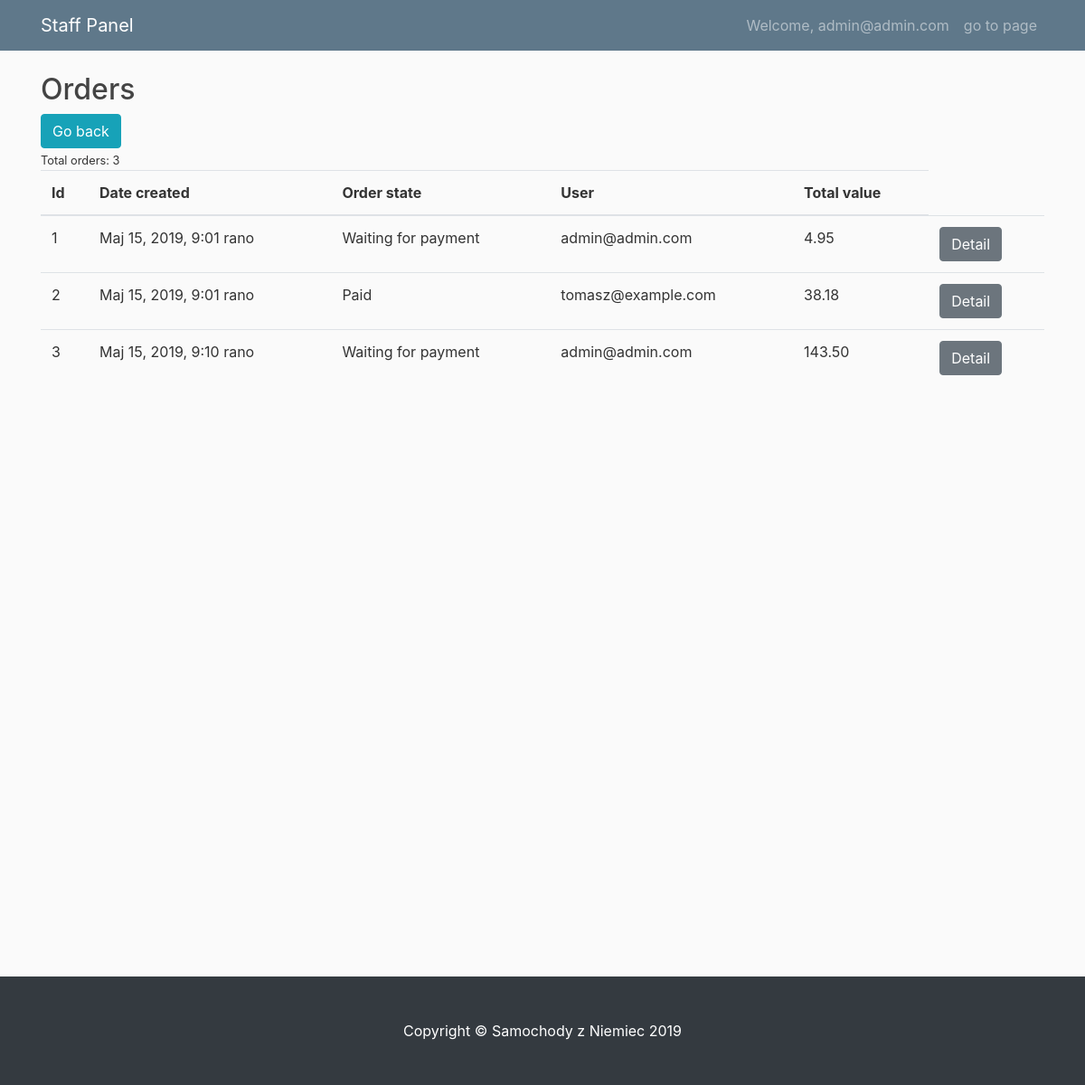
Page /staff/order_list (signed in) on the earlier database version.
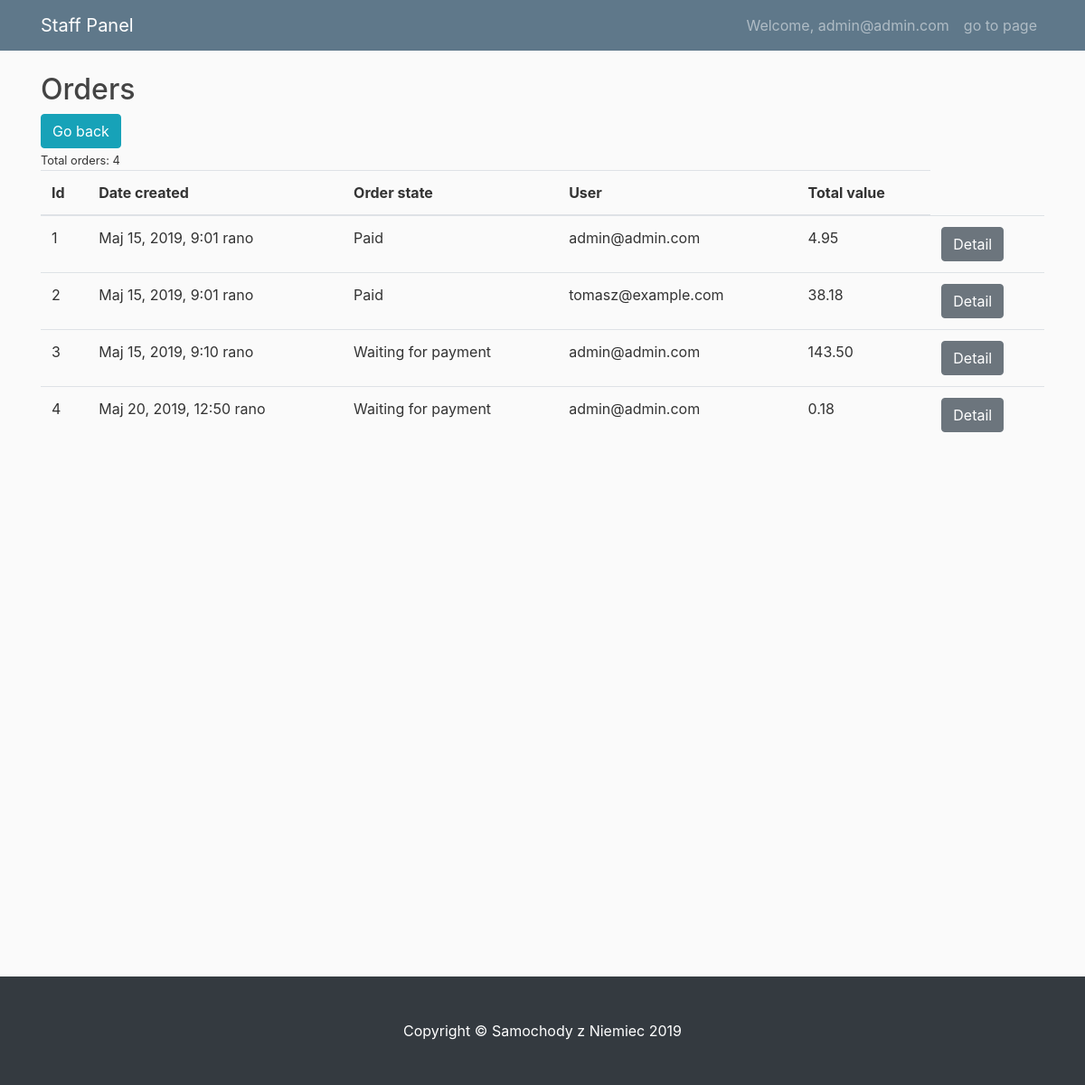
Same page on the later database version.
### orders/models.py (models this page shows, shortened)
class Order(models.Model):
    address = models.ForeignKey(Address, on_delete=models.DO_NOTHING)
    user = models.ForeignKey(User, on_delete=models.DO_NOTHING)
    created = models.DateTimeField(auto_now_add=True)
    updated = models.DateTimeField(auto_now=True)
    paid = models.BooleanField(default=False)
    class Meta:
        ordering = ("created",)
    def get_total_cost(self):
        return sum(item.get_cost() for item in self.items.all())

class OrderItem(models.Model):
    order = models.ForeignKey(Order, related_name="items", on_delete=models.CASCADE)
    product = models.ForeignKey(
        Product, related_name="order_items", on_delete=models.CASCADE
    )
    price = models.DecimalField(max_digits=10, decimal_places=2)
    quantity = models.PositiveIntegerField(default=1)
    def get_cost(self):
        return self.price * self.quantity

### account/models.py (models this page shows, shortened)
class User(AbstractBaseUser):
    email = models.EmailField(max_length=255, unique=True)
    is_active = models.BooleanField(default=True)  # can login
    is_staff = models.BooleanField(default=False)  # staff user non superuser
    is_admin = models.BooleanField(default=False)  # superuser
    created = models.DateTimeField(auto_now_add=True)
    updated = models.DateTimeField(auto_now=True)
    USERNAME_FIELD = "email"  # username
    REQUIRED_FIELDS = []
    objects = UserManager()
    def __str__(self):
        return self.email

### staff/decorators.py (the view)
    def wrap(request, *args, **kwargs):
        if request.user.is_authenticated and request.user.is_staff:
            return func(request, *args, **kwargs)
        elif request.user.is_authenticated:
            return redirect("shop:index")
        else:
            return redirect("account:login")

### cart/context_processors.py (called while the page is built)
def cart(request):
    return {'cart': Cart(request)}

### staff/templates/staff/order_list.html
{% extends 'staff/base.html' %}
{% load crispy_forms_tags %}
{% block content %}
<div class="row">
    <div class="col">
        <div>
            <h2>Orders</h2>
            <div class="row">
                <div class="col">
                    <a href="{% url 'staff:panel' %}" class="btn btn-info">Go back</a>
                </div>
            </div>
        </div>
        {% with orders.count as total_orders %}
        <small>Total orders: {{total_orders}} </small>
        {% endwith%}
        <table class="table table-hover">
            <thead>
                <tr>
                    <th scope="col">Id</th>
                    <th scope="col">Date created</th>
                    <th scope="col">Order state</th>
                    <th scope="col">User</th>
                    <th scope="col">Total value</th>
                </tr>
            </thead>
            <tbody>
                {% for order in orders %}
                <tr>
                    <td>{{order.id}} </td>
                    <td>{{order.created}}</td>
                    <td>{% if order.paid %}Paid{% else %}Waiting for payment
                        {% endif %}</td>
                    <td>{{order.user}}</td>
                    <td> {{order.get_total_cost}}</td>
                    <td><a href="{% url 'staff:order_detail' pk=order.pk %}" class="btn btn-secondary">Detail</a></td>
                </tr>
                {% endfor %}
            </tbody>
        </table>
    </div>
</div>
{% endblock %}

Differences in the rows shown:
changed Order id 1: paid "Waiting for payment" → "Paid"
added Order: id "4", created "Maj 20, 2019, 12:50 rano", paid "Waiting for payment", user "admin@admin.com", get_total_cost "0.18"
Other differences:
{{ total_orders }}: "3" → "4"
